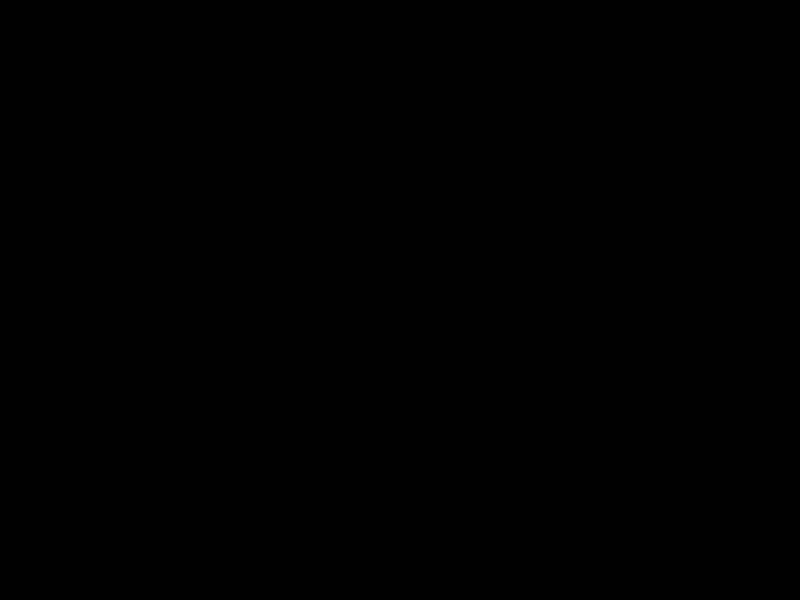
Frame 1 (no input)
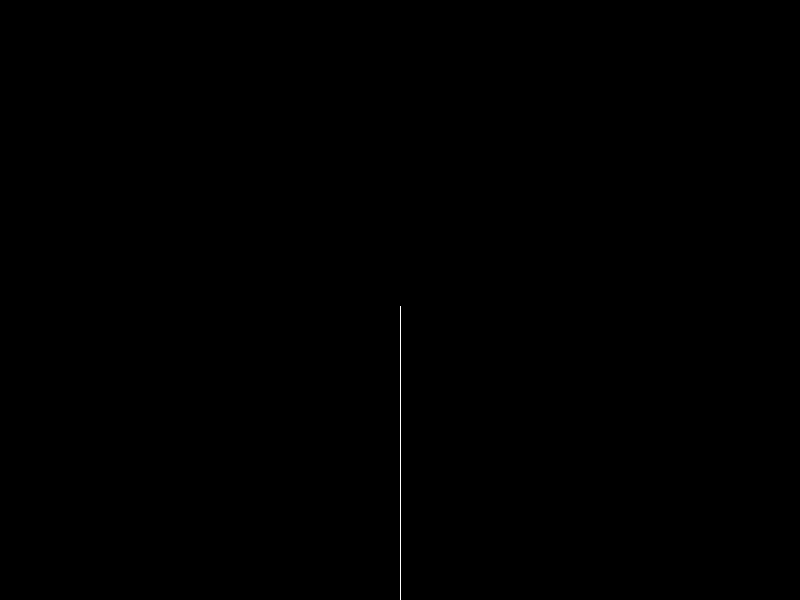
Frame 60 (the mouse pressed at the canvas centre just before this capture)
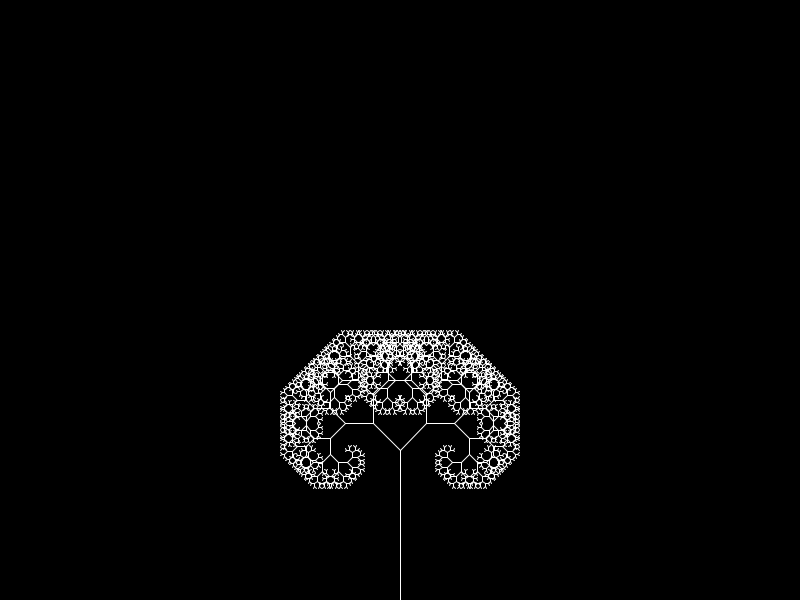
Frame 120 (the mouse held since frame 60 and released just before this capture)

The Processing sketch that drew these frames (run headless with seeded random() and noise(); from frame 60 on, the mouse is pressed at the canvas centre):

// Processing sketch: Rekursion_Tree
// ── Rekursion_Tree.pde
float v, r = 1, g = 1, b = 1;   

void setup() {
  size(800, 600);
}

void draw() {
  background(0);
  frameRate(30);
  stroke(r, g, b);
  
  tree();
}

// ── Angle.pde
void tree(){
//Finds angle using mouse position
  float a = (mouseX / (float) width) * 90f;
  
// Converts from degrees to radians
  v = radians(a);
  
//Creates tree at the bottom middle
  translate(width/2, height);

//Creates line, then moves to end of the line
  line(0, 0, 0, -150);
  translate(0, -150);

//Rekursion begynder
  branch(50);
}

// ── Tree.pde
void branch(float h) {
  r++;
  g++;
  b++;



  //højde ændrerer
  h *= 0.75;
  // Here, ours is when the length of the branch is 2 pixels or less

  if (h > 2) {
    //For Ene side:
    //Gemmer hvor vi er
    pushMatrix();   
    //Roterer med vinkel v
    rotate(v);
    //Tegner linjen
    line(0, 0, 0, -h);  
    //Tilbage til enden af grenen
    translate(0, -h); 
    //Rekursion
    branch(h);       
    popMatrix();     

    //Samme for anden side:
    pushMatrix();
    rotate(-v);
    line(0, 0, 0, -h);
    translate(0, -h);
    branch(h);
    popMatrix();
   

  }
}
